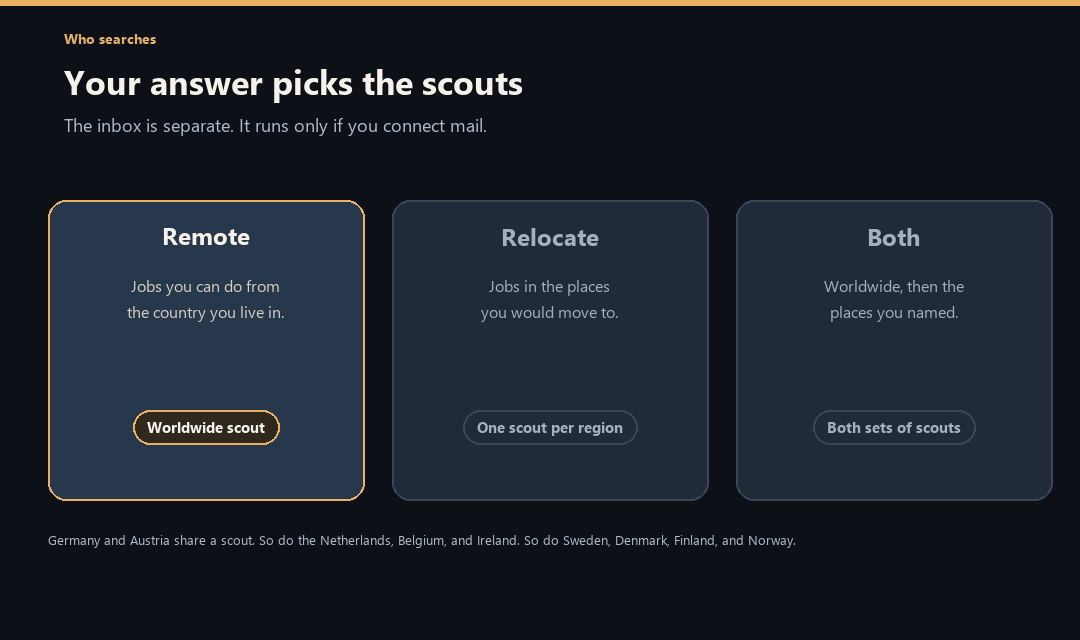
#> input picture docs/who-searches.gif, 1080 x 640 px
$ python render_story_animations.py
#> lines starting #> are read from the running program, lines starting #| are printed output that depends on the picture
"""Original dark/gold story diagrams, updated for the current workflow.

Optional artwork dependency: Pillow. Run from the repository root:
python tools/render_story_animations.py
"""
import argparse
from functools import lru_cache
from pathlib import Path

from PIL import Image, ImageDraw, ImageFont

ROOT = Path(__file__).resolve().parents[1]
W, H = 1080, 640
BG, PANEL, IDLE = '#0C1117', '#27384B', '#202B37'
GOLD, TEXT, MUTED = '#E8B262', '#F1EEE7', '#B8C3D0'
EDGE, PAPER, INK = '#3B4958', '#F2EEE5', '#26384E'
GREEN, RED = '#9DCCA5', '#E5A19A'


@lru_cache(maxsize=None)
def font(size, bold=False):
    candidates = [
        Path('C:/Windows/Fonts') / ('segoeuib.ttf' if bold else 'segoeui.ttf'),
        Path('/usr/share/fonts/truetype/dejavu') / ('DejaVuSans-Bold.ttf' if bold else 'DejaVuSans.ttf'),
        Path('/System/Library/Fonts/Supplemental') / ('Arial Bold.ttf' if bold else 'Arial.ttf'),
    ]
    for path in candidates:
        if path.exists():
            return ImageFont.truetype(str(path), size)
    raise RuntimeError('Install Segoe UI, DejaVu Sans or Arial.')


def text(d, xy, value, size=22, color=TEXT, bold=False):
    d.text(xy, value, fill=color, font=font(size, bold))


def wrap(d, xy, value, width, size=20, color=MUTED):
    x, y = xy
    line = ''
    for word in value.split():
        candidate = (line + ' ' + word).strip()
        if line and d.textlength(candidate, font=font(size)) > width:
            text(d, (x, y), line, size, color)
            y += size + 9
            line = word
        else:
            line = candidate
    text(d, (x, y), line, size, color)


def canvas(topic, title, subtitle, stage, count):
    im = Image.new('RGB', (W, H), BG)
    d = ImageDraw.Draw(im)
    d.rectangle((0, 0, W, 5), fill=GOLD)
    text(d, (64, 29), topic, 18, GOLD, True)
    text(d, (64, 61), title, 36, TEXT, True)
    text(d, (64, 115), subtitle, 21, MUTED)
    text(d, (978, 29), f'{stage + 1} / {count}', 18, MUTED, True)
    for n in range(count):
        x = W / 2 + (n - (count - 1) / 2) * 18
        d.ellipse((x - 4, 612, x + 4, 620), fill=GOLD if n == stage else EDGE)
    return im, d


def box(d, rect, title, note='', active=False, color=GOLD):
    x, y, x2, y2 = rect
    d.rounded_rectangle(rect, 18, fill=PANEL if active else IDLE, outline=color if active else EDGE, width=2)
    tw = d.textlength(title, font=font(25, True))
    text(d, ((x + x2 - tw) / 2, y + 23), title, 25, TEXT if active else MUTED, True)
    wrap(d, (x + 24, y + 78), note, x2 - x - 48)


def arrow(d, start, end, active=True):
    d.line((*start, *end), fill=GOLD if active else EDGE, width=2)
    x, y = end
    direction = 1 if x >= start[0] else -1
    d.line([(x - direction * 8, y - 5), (x, y), (x - direction * 8, y + 5)], fill=GOLD if active else EDGE, width=2)


def paper(d, x, y, width=160, height=180, rows=4, title='Resume', highlight=False):
    d.rounded_rectangle((x, y, x + width, y + height), 13, fill=PAPER, outline=GOLD if highlight else '#CEC7B9', width=2)
    text(d, (x + 18, y + 18), title, 18, INK, True)
    for n in range(rows):
        yy = y + 67 + n * 22
        ww = (width - 38) * [1, .76, .91, .61][n % 4]
        d.rounded_rectangle((x + 18, yy, x + 18 + ww, yy + 7), 3, fill=GOLD if highlight and n == 0 else '#C6BFAF')


def morning(stage, t):
    titles = ['You talk to one lead', 'Three questions come first', 'The selected team starts',
              'Theo explains the fit', 'A factual check before files', 'The run stops. You decide.']
    subtitles = ['Sami is your contact throughout.', 'Review and confirm the facts before a search starts.',
                 'Only the scouts matching your preferences run.', 'Eligibility and expertise matter; overlap alone is not enough.',
                 'Maya drafts from facts. Marco checks, with one revision and recheck.', 'Nothing is emailed or automatically submitted.']
    im, d = canvas('A morning', titles[stage], subtitles[stage], stage, 6)
    if stage == 0:
        box(d, (70, 230, 470, 500), 'You', 'Your resume and the kind of job you want.', True)
        box(d, (610, 230, 1010, 500), 'Sami', 'Asks, listens, and runs the search for you.', True)
        arrow(d, (470, 365), (610, 365))
        x = 476 + 120 * t
        d.ellipse((x, 359, x + 10, 369), fill=GOLD)
    elif stage == 1:
        prompts = [('Your resume', 'Read back the facts. Keep every role and project.'),
                   ('What you want', 'Remote, relocation, or both. Which countries?'),
                   ('Your work rights', 'Current work country and sponsorship needs.')]
        for n, (title, note) in enumerate(prompts):
            y = 206 + 112 * n
            d.rounded_rectangle((120, y, 960, y + 94), 16, fill=PANEL, outline=GOLD if n <= int(t * 3) else EDGE)
            text(d, (146, y + 27), str(n + 1), 24, GOLD, True)
            text(d, (204, y + 12), title, 25, TEXT, True)
            text(d, (204, y + 51), note, 19)
    elif stage == 2:
        box(d, (60, 230, 340, 493), 'Ida', 'Reads configured mail. Never sends.', True)
        box(d, (380, 230, 720, 493), 'Selected scouts', 'Remy, Nico, Lina, Esme: the routes you selected.', True)
        paper(d, 804, 260, 190, 190, title='Job notes', highlight=True)
        arrow(d, (720, 360), (800, 360))
        text(d, (80, 536), 'Source health and coverage are reported separately from job suitability.', 21)
    elif stage == 3:
        paper(d, 90 + 130 * t, 267, 170, 180, title='Full job ad')
        arrow(d, (390, 355), (490, 355))
        box(d, (490, 223, 960, 480), 'Theo', 'Check work countries, essential expertise, required skills and experience.', True)
        text(d, (84, 530), 'Recommended / stretch → draft. Uncertain / excluded → explanation, no CV.', 21, GOLD)
    elif stage == 4:
        box(d, (60, 250, 345, 490), 'Maya', 'Only source-backed claims.', True)
        box(d, (735, 250, 1020, 490), 'Marco', 'Factual checks. Failed rechecks stay blocked.', True)
        arrow(d, (345, 365), (735, 365))
        paper(d, 360 + 190 * t, 236, 160, 180, highlight=True)
    else:
        paper(d, 150, 242, 180, 205, title='PDF', highlight=True)
        paper(d, 370, 242, 180, 205, title='DOCX')
        arrow(d, (550, 347), (650, 347))
        box(d, (650, 236, 990, 480), 'Your review', 'Inspect the files and decide whether to apply.', True)
        text(d, (150, 532), 'Passing files are prepared. No application is submitted by this pipeline.', 21, GOLD)
    return im


def cv_page(stage, t):
    subtitles = ['The approved layout starts empty.', 'Every role, project, source bullet and language stays.',
                 'Confirmed claims relevant to this job move up.', 'Long facts continue; a passing draft becomes PDF + DOCX.']
    im, d = canvas('The resume', 'Same layout. Your complete facts.', subtitles[stage], stage, 4)
    if stage == 3:
        paper(d, 415 + 25 * t, 225, 345, 310, rows=7, title='Continued')
    d.rounded_rectangle((284, 170, 704, 563), 18, fill=PAPER, outline='#CEC7B9')
    d.line((300, 174, 690, 174), fill=GOLD, width=5)
    if stage:
        text(d, (310, 193), 'Your name', 29, INK, True)
        text(d, (310, 232), 'Your confirmed headline', 17, '#6E7681')
    sections = [('OVERVIEW', 277), ('EXPERIENCE', 336), ('PROJECTS', 395), ('EDUCATION', 454), ('SKILLS + LANGUAGES', 513)]
    for n, (title, y) in enumerate(sections):
        text(d, (310, y), title, 13, INK, True)
        if stage > 0 and (stage > 1 or n <= int(t * 5)):
            fill = GOLD if stage == 2 and n < 3 else '#D3CCBE'
            d.rounded_rectangle((310, y + 24, 310 + [280, 306, 222, 250, 190][n], y + 31), 3, fill=fill)
    if stage == 2:
        box(d, (778, 310, 1018, 495), 'This job', 'Relevant claims rise. Missing skills stay gaps.', True)
    if stage == 3:
        text(d, (812, 274), 'PDF + DOCX', 25, GOLD, True)
        wrap(d, (812, 325), 'Same content. No dropped roles or projects.', 205, 20)
    return im


def review(stage, t):
    subtitles = ['Maya drafts from confirmed facts.', 'The draft goes to Marco for factual checking.',
                 'Marco checks source claims, coverage and work-right wording.',
                 'Findings return to Maya once.', 'Maya fixes once. Marco rechecks once.',
                 'Passing drafts render. Remaining failures stay blocked.']
    im, d = canvas('The resume', 'One draft. One revision. One recheck.', subtitles[stage], stage, 6)
    box(d, (64, 280, 390, 540), 'Maya · writer', 'Uses only confirmed facts.', stage in (0, 3, 4))
    box(d, (690, 280, 1016, 540), 'Marco · checker', 'Checks claims and completeness.', stage in (1, 2, 4))
    arrow(d, (390, 410), (690, 410))
    positions = [(418, 250), (430 + 90 * t, 250), (520, 250), (520 - 100 * t, 250), (420 + 100 * t, 250), (460, 230)]
    x, y = positions[stage]
    paper(d, x, y, 170, 160, rows=3, title='Findings' if stage == 3 else 'Resume', highlight=stage != 1)
    if stage in (3, 4):
        arrow(d, (690, 565), (390, 565))
        text(d, (454, 578), 'One revision loop', 18, GOLD, True)
    if stage == 5:
        d.rounded_rectangle((95, 453, 365, 510), 12, fill=IDLE, outline=GREEN, width=2)
        text(d, (122, 466), 'PASS → PDF + DOCX', 20, GREEN, True)
        d.rounded_rectangle((715, 453, 990, 510), 12, fill=IDLE, outline=RED, width=2)
        text(d, (746, 466), 'FAIL → no resume', 20, RED, True)
    return im


def decisions(stage, t):
    subtitles = ['Read the full ad, not just a remote label.', 'Shared technologies do not replace essential expertise.',
                 'Separate required, preferred and one-of requirements.', 'Explain each outcome. Only eligible supported fits get drafts.']
    im, d = canvas('Which jobs get through', 'Follow the evidence in the ad.', subtitles[stage], stage, 4)
    if stage < 3:
        paper(d, 95 + 45 * t, 252, 185, 200, title='Full job ad', highlight=True)
        arrow(d, (330, 350), (465, 350))
        title, note, outcome = [
            ('Country + work rights', 'An explicit country exclusion overrides worldwide marketing.', 'Unknown hiring country → verify first'),
            ('Essential expertise', 'Python overlap cannot replace required Linux administration.', 'No confirmed core expertise → excluded'),
            ('Requirement context', 'Go preferred is optional. Python or Go is one alternative group.', 'Substantial experience gaps → excluded'),
        ][stage]
        box(d, (465, 225, 1010, 480), title, note, True)
        text(d, (110, 536), outcome, 23, GOLD, True)
    else:
        labels = [('Recommended', 'Supported fit → draft', GREEN), ('Stretch', 'Minor gaps → draft', GOLD),
                  ('Verify first', 'Unresolved → hold', GOLD), ('Excluded', 'Mismatch → no CV', RED)]
        for n, (title, note, color) in enumerate(labels):
            x, y = 80 + (n % 2) * 480, 205 + (n // 2) * 177
            box(d, (x, y, x + 440, y + 150), title, note, True, color)
    return im


def save_story(name, draw, count, output):
    stills = [draw(stage, 1) for stage in range(count)]
    sheet = Image.new('RGB', (W, H * count))
    for n, still in enumerate(stills):
        sheet.paste(still, (0, n * H))
    palette = sheet.quantize(colors=128)
    frames, durations = [], []
    for stage in range(count):
        for tick in range(7):
            frames.append(draw(stage, tick / 6).quantize(palette=palette, dither=Image.Dither.NONE))
            durations.append(1400 if tick == 6 else 100)
    target = output / f'{name}.gif'
    frames[0].save(target, save_all=True, append_images=frames[1:], duration=durations, loop=0, optimize=True, disposal=1)
    sheet.resize((810, 480 * count), Image.Resampling.LANCZOS).save(output / f'{name}-static.png', optimize=True)
    print(f'{target.name}: {count * 2} seconds; {target.stat().st_size:,} bytes')


def main():
    parser = argparse.ArgumentParser(description=__doc__)
    parser.add_argument('--output', type=Path, default=ROOT / 'docs')
    args = parser.parse_args()
    args.output.mkdir(parents=True, exist_ok=True)
    for name, draw, count in [('how-it-works', morning, 6), ('the-page', cv_page, 4), ('ats-loop', review, 6), ('job-decisions', decisions, 4)]:
        save_story(name, draw, count, args.output)
#> this loop made 4 passes
#| how-it-works.gif: 12 seconds; 177,337 bytes
#| the-page.gif: 8 seconds; 53,206 bytes
#| ats-loop.gif: 12 seconds; 126,810 bytes
#| job-decisions.gif: 8 seconds; 119,176 bytes
#> pass 1, in canvas, `im = Image.new('RGB', (W, H), BG)`:
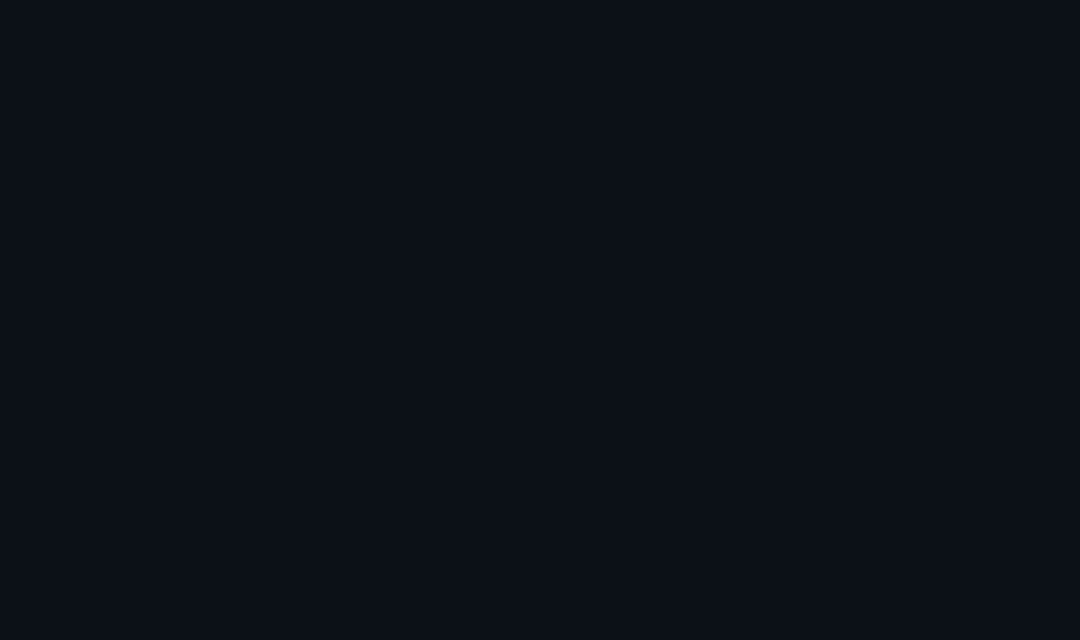
#> im: PIL image 1080x640 RGB; mean R, G, B 12, 17, 23
#> pass 1, in morning, `im, d = canvas('A morning', titles[stage], subtitles[stage], stage, 6)`:
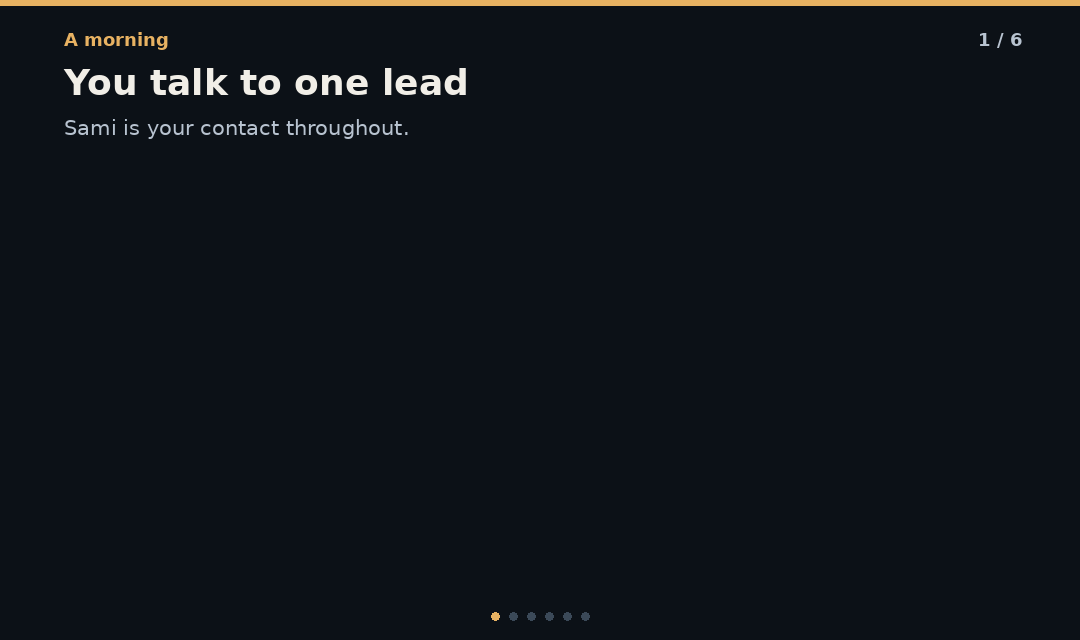
#> im: PIL image 1080x640 RGB; mean R, G, B 16.1, 20.4, 25.5
#> pass 1, in morning (call 2), `im, d = canvas('A morning', titles[stage], subtitles[stage], stage, 6)`:
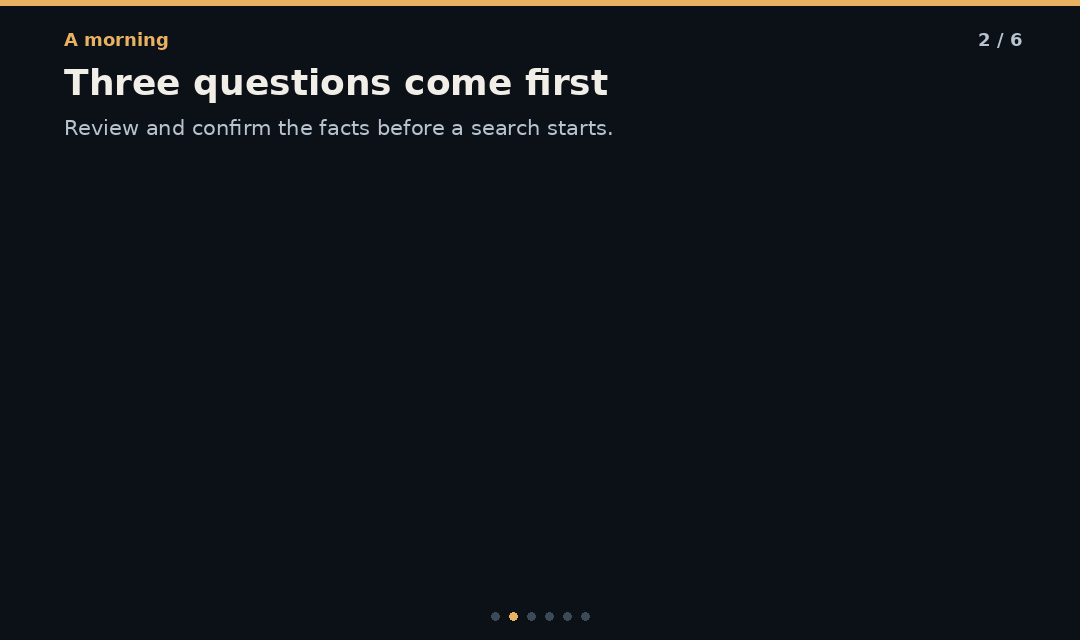
#> im: PIL image 1080x640 RGB; mean R, G, B 16.8, 21.2, 26.2
    # Preserve the original scout selector verbatim; only extract its held scenes
    # for a static alternative. Its remote/relocate/both explanation is current.
    selector = Image.open(ROOT / 'docs/who-searches.gif')
#> selector is the input picture: PIL image 1080x640 P; mean R, G, B 28.7, 34.9, 43.5
    sheet = Image.new('RGB', (1080, 1920))
#> sheet: PIL image 1080x1920 RGB; every value is 0
    for n, index in enumerate((0, 4, 8)):
        selector.seek(index)
        sheet.paste(selector.convert('RGB'), (0, n * 640))
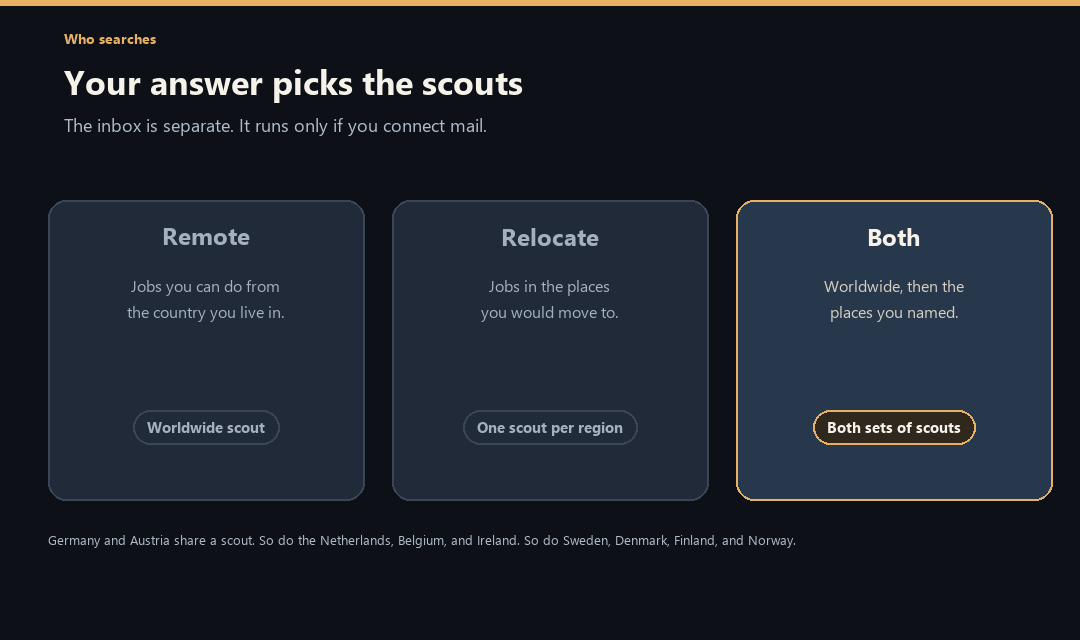
#> selector: PIL image 1080x640 RGB; mean R, G, B 28.7, 34.9, 43.5
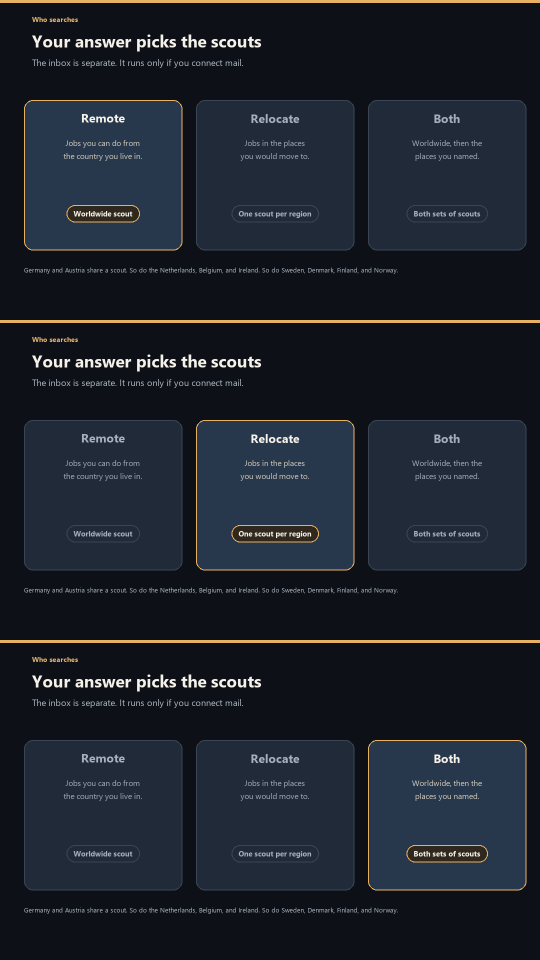
#> sheet: PIL image 1080x1920 RGB (shown at 1/2 size); mean R, G, B 28.7, 34.9, 43.5
    sheet.resize((810, 1440), Image.Resampling.LANCZOS).save(args.output / 'who-searches-static.png', optimize=True)
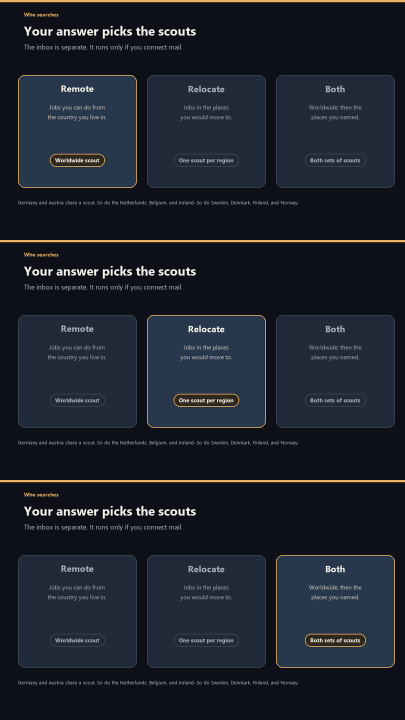
#> saved as who-searches-static.png: PIL image 810x1440 RGB (shown at 1/2 size); mean R, G, B 28.7, 34.9, 43.5


if __name__ == '__main__':
    main()
